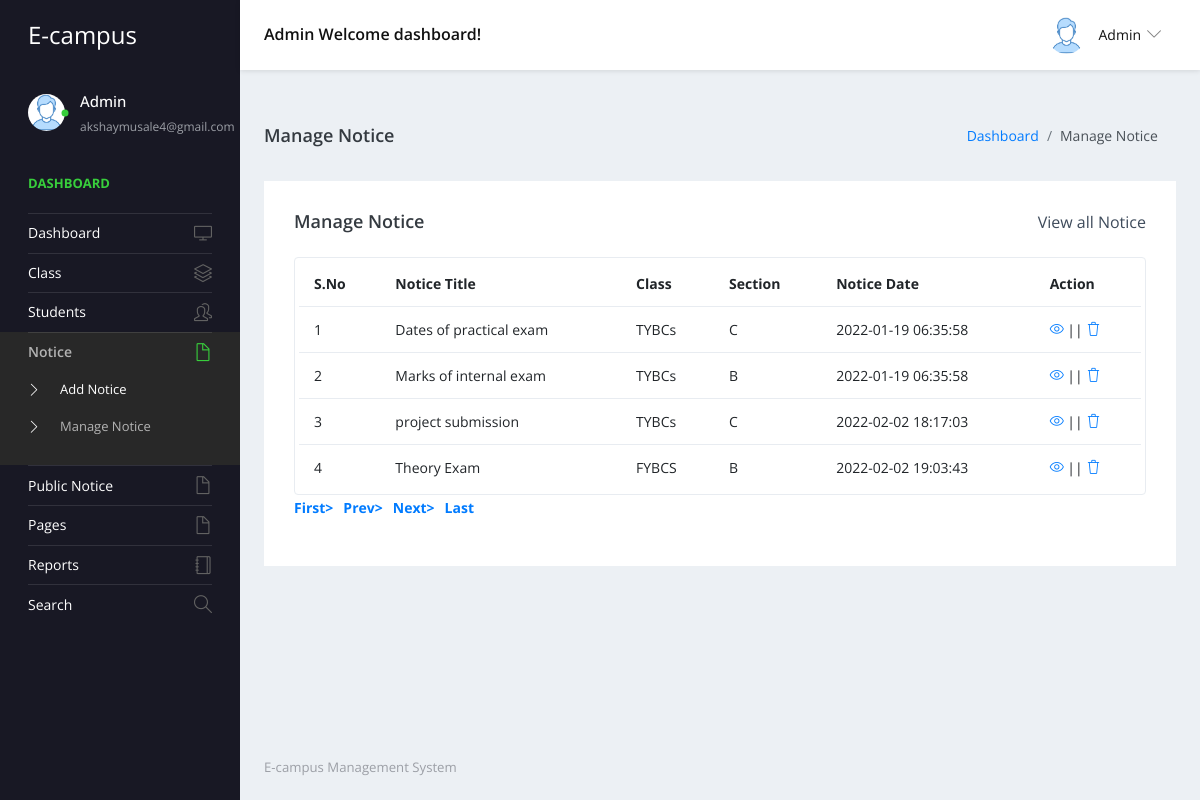
The app's page /admin/manage-notice.php (signed in) with its own data.
### tables this page shows
CREATE TABLE `tblnotice` (
  `ID` int(5) NOT NULL,
  `NoticeTitle` mediumtext DEFAULT NULL,
  `ClassId` int(10) DEFAULT NULL,
  `NoticeMsg` mediumtext DEFAULT NULL,
  `CreationDate` timestamp NULL DEFAULT current_timestamp()
);

CREATE TABLE `tblclass` (
  `ID` int(5) NOT NULL,
  `ClassName` varchar(50) DEFAULT NULL,
  `Section` varchar(20) DEFAULT NULL,
  `CreationDate` timestamp NULL DEFAULT current_timestamp()
);

### admin/manage-notice.php (the view, shortened to what this page needs)
<?php
include('includes/dbconnection.php');
if (strlen($_SESSION['sturecmsaid']==0)) {
  header('location:logout.php');
  } else{
?>
<!DOCTYPE html>
<html lang="en">
  <head>
    <link rel="stylesheet" href="vendors/simple-line-icons/css/simple-line-icons.css">
    <link rel="stylesheet" href="vendors/flag-icon-css/css/flag-icon.min.css">
    <link rel="stylesheet" href="vendors/css/vendor.bundle.base.css">
    <link rel="stylesheet" href="./vendors/daterangepicker/daterangepicker.css">
    <link rel="stylesheet" href="./vendors/chartist/chartist.min.css">
    <link rel="stylesheet" href="./css/style.css">
  </head>
  <body>
    <div class="container-scroller">
     <?php include_once('includes/header.php');?>
      <div class="container-fluid page-body-wrapper">
        <?php include_once('includes/sidebar.php');?>
        <div class="main-panel">
          <div class="content-wrapper">
             <div class="page-header">
              <h3 class="page-title"> Manage Notice </h3>
              <nav aria-label="breadcrumb">
                <ol class="breadcrumb">
                  <li class="breadcrumb-item"><a href="dashboard.php">Dashboard</a></li>
                  <li class="breadcrumb-item active" aria-current="page"> Manage Notice</li>
                </ol>
              </nav>
            </div>
            <div class="row">
              <div class="col-md-12 grid-margin stretch-card">
                <div class="card">
                  <div class="card-body">
                    <div class="d-sm-flex align-items-center mb-4">
                      <h4 class="card-title mb-sm-0">Manage Notice</h4>
                      <a href="#" class="text-dark ml-auto mb-3 mb-sm-0"> View all Notice</a>
                    </div>
                    <div class="table-responsive border rounded p-1">
                      <table class="table">
                        <thead>
                          <tr>
                            <th class="font-weight-bold">S.No</th>
                            <th class="font-weight-bold">Notice Title</th>
                            <th class="font-weight-bold">Class</th>
                            <th class="font-weight-bold">Section</th>
                            <th class="font-weight-bold">Notice Date</th>
                            <th class="font-weight-bold">Action</th>
                          </tr>
                        </thead>
                        <tbody>
                           <?php
                           if (isset($_GET['pageno'])) {
            $pageno = $_GET['pageno'];
        } else {
            $pageno = 1;
        }
        $no_of_records_per_page =15;
        $offset = ($pageno-1) * $no_of_records_per_page;
       $ret = "SELECT ID FROM tblnotice";
$query1 = $dbh -> prepare($ret);
$query1->execute();
$total_rows=$query1->rowCount();
$total_pages = ceil($total_rows / $no_of_records_per_page);
$sql="SELECT tblclass.ID,tblclass.ClassName,tblclass.Section,tblnotice.NoticeTitle,tblnotice.CreationDate,tblnotice.ClassId,tblnotice.ID as nid from tblnotice join tblclass on tblclass.ID=tblnotice.ClassId LIMIT $offset, $no_of_records_per_page";
$query = $dbh -> prepare($sql);
$query->execute();
$results=$query->fetchAll(PDO::FETCH_OBJ);
$cnt=1;
if($query->rowCount() > 0)
{
foreach($results as $row)
{               ?>
                          <tr>
                            <td><?php echo htmlentities($cnt);?></td>
                            <td><?php  echo htmlentities($row->NoticeTitle);?></td>
                            <td><?php  echo htmlentities($row->ClassName);?></td>
                            <td><?php  echo htmlentities($row->Section);?></td>
                            <td><?php  echo htmlentities($row->CreationDate);?></td>
                            <td>
                              <div><a href="edit-notice-detail.php?editid=<?php echo htmlentities ($row->ID);?>"><i class="icon-eye"></i></a>
                                                || <a href="manage-notice.php?delid=<?php echo ($row->ID);?>" onclick="return confirm('Do you really want to Delete ?');"> <i class="icon-trash"></i></a></div>
                            </td>
                          </tr><?php $cnt=$cnt+1;}} ?>
                        </tbody>
                      </table>
                    </div>
                   <div align="left">
    <ul class="pagination" >
        <li><a href="?pageno=1"><strong>First></strong></a></li>
        <li class="<?php if($pageno <= 1){ echo 'disabled'; } ?>">
            <a href="<?php if($pageno <= 1){ echo '#'; } else { echo "?pageno=".($pageno - 1); } ?>"><strong style="padding-left: 10px">Prev></strong></a>
        </li>
        <li class="<?php if($pageno >= $total_pages){ echo 'disabled'; } ?>">
            <a href="<?php if($pageno >= $total_pages){ echo '#'; } else { echo "?pageno=".($pageno + 1); } ?>"><strong style="padding-left: 10px">Next></strong></a>
        </li>
        <li><a href="?pageno=<?php echo $total_pages; ?>"><strong style="padding-left: 10px">Last</strong></a></li>
    </ul>
</div>
                  </div>
                </div>
              </div>
            </div>
          </div>
         <?php include_once('includes/footer.php');?>
        </div>
      </div>
    </div>
  </body>
</html><?php }  ?>

### admin/includes/header.php (shortened to what this page needs)
 <nav class="navbar default-layout-navbar col-lg-12 col-12 p-0 fixed-top d-flex flex-row">
        <div class="navbar-brand-wrapper d-flex align-items-center">
          <a class="navbar-brand brand-logo" href="dashboard.php">
            <strong style="color: white;">E-campus</strong>
          </a>
        </div><?php
         $aid= $_SESSION['sturecmsaid'];
$sql="SELECT * from tbladmin where ID=:aid";
$query = $dbh -> prepare($sql);
$query->bindParam(':aid',$aid,PDO::PARAM_STR);
$query->execute();
$results=$query->fetchAll(PDO::FETCH_OBJ);
$cnt=1;
if($query->rowCount() > 0)
{
foreach($results as $row)
{               ?>
        <div class="navbar-menu-wrapper d-flex align-items-center flex-grow-1">
          <h5 class="mb-0 font-weight-medium d-none d-lg-flex"><?php  echo htmlentities($row->AdminName);?> Welcome dashboard!</h5>
          <ul class="navbar-nav navbar-nav-right ml-auto">
            <li class="nav-item dropdown d-none d-xl-inline-flex user-dropdown">
              <a class="nav-link dropdown-toggle" id="UserDropdown" href="#" data-toggle="dropdown" aria-expanded="false">
                <img class="img-xs rounded-circle ml-2" src="images/faces/face8.jpg" alt="Profile image"> <span class="font-weight-normal"> <?php  echo htmlentities($row->AdminName);?> </span></a>
                <?php $cnt=$cnt+1;}} ?>
            </li>
          </ul>
        </div>
      </nav>

### admin/includes/sidebar.php (shortened to what this page needs)
<nav class="sidebar sidebar-offcanvas" id="sidebar">
          <ul class="nav">
            <li class="nav-item nav-profile">
              <a href="#" class="nav-link">
                <div class="profile-image">
                  <img class="img-xs rounded-circle" src="images/faces/face8.jpg" alt="profile image">
                  <div class="dot-indicator bg-success"></div>
                </div>
                <div class="text-wrapper">
                  <?php
         $aid= $_SESSION['sturecmsaid'];
$sql="SELECT * from tbladmin where ID=:aid";
$query = $dbh -> prepare($sql);
$query->bindParam(':aid',$aid,PDO::PARAM_STR);
$query->execute();
$results=$query->fetchAll(PDO::FETCH_OBJ);
$cnt=1;
if($query->rowCount() > 0)
{
foreach($results as $row)
{               ?>
                  <p class="profile-name"><?php  echo htmlentities($row->AdminName);?></p>
                  <p class="designation"><?php  echo htmlentities($row->Email);?></p><?php $cnt=$cnt+1;}} ?>
                </div>
              </a>
            </li>
            <li class="nav-item nav-category">
              <span class="nav-link">Dashboard</span>
            </li>
            <li class="nav-item">
              <a class="nav-link" href="dashboard.php">
                <span class="menu-title">Dashboard</span>
                <i class="icon-screen-desktop menu-icon"></i>
              </a>
            </li>
            <li class="nav-item">
              <a class="nav-link" data-toggle="collapse" href="#ui-basic" aria-expanded="false" aria-controls="ui-basic">
                <span class="menu-title">Class</span>
                <i class="icon-layers menu-icon"></i>
              </a>
            </li>
            <li class="nav-item">
              <a class="nav-link" data-toggle="collapse" href="#ui-basic1" aria-expanded="false" aria-controls="ui-basic1">
                <span class="menu-title">Students</span>
                <i class="icon-people menu-icon"></i>
              </a>
            </li>
            <li class="nav-item">
              <a class="nav-link" data-toggle="collapse" href="#auth" aria-expanded="false" aria-controls="auth">
                <span class="menu-title">Notice</span>
                <i class="icon-doc menu-icon"></i>
              </a>
              <div class="collapse" id="auth">
                <ul class="nav flex-column sub-menu">
                  <li class="nav-item"> <a class="nav-link" href="add-notice.php"> Add Notice </a></li>
                  <li class="nav-item"> <a class="nav-link" href="manage-notice.php"> Manage Notice </a></li>
                </ul>
              </div>
            </li>
            <li class="nav-item">
              <a class="nav-link" data-toggle="collapse" href="#auth1" aria-expanded="false" aria-controls="auth">
                <span class="menu-title">Public Notice</span>
                <i class="icon-doc menu-icon"></i>
              </a>
              <li class="nav-item">
              <a class="nav-link" data-toggle="collapse" href="#auth2" aria-expanded="false" aria-controls="auth">
                <span class="menu-title">Pages</span>
                <i class="icon-doc menu-icon"></i>
              </a>
            </li>
              <li class="nav-item">
              <a class="nav-link" href="between-dates-reports.php">
                <span class="menu-title">Reports</span>
                <i class="icon-notebook menu-icon"></i>
              </a>
            </li>
            <li class="nav-item">
              <a class="nav-link" href="search.php">
                <span class="menu-title">Search</span>
                <i class="icon-magnifier menu-icon"></i>
              </a>
            </li>
            </li>
          </ul>
        </nav>

### records on screen
tblnotice: NoticeTitle "Dates of practical exam", ClassId.ClassName "TYBCs", ClassId.Section "C", CreationDate "2022-01-19 06:35:58"
tblnotice: NoticeTitle "Marks of internal exam", ClassId.ClassName "TYBCs", ClassId.Section "B", CreationDate "2022-01-19 06:35:58"
tblnotice: NoticeTitle "project submission", ClassId.ClassName "TYBCs", ClassId.Section "C", CreationDate "2022-02-02 18:17:03"
tblnotice: NoticeTitle "Theory Exam", ClassId.ClassName "FYBCS", ClassId.Section "B", CreationDate "2022-02-02 19:03:43"

### other values on screen
$row->AdminName "Admin"
$row->Email "akshaymusale4@gmail.com"
